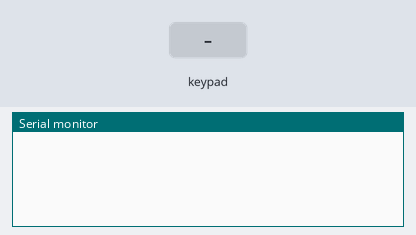
This sketch was run on a simulated Arduino Uno, built with avr-gcc and run on an emulated ATmega328P. Parts: the last lines printed to the serial monitor. The test bench sets the inputs (shaded band).

Above: at 1.2 s.
1.3 s: key '1' pressed
At 2.5 s:
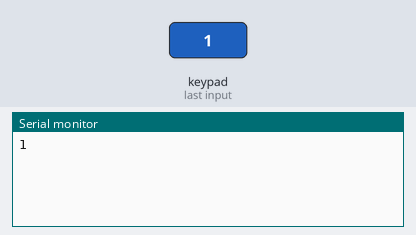
2.8 s: keypad keys 1 1 1 0 9 8 # pressed 0.4 s apart
At 5.8 s:
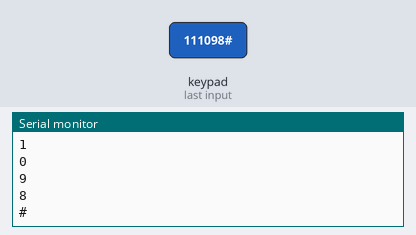
7.1 s: key '*' pressed
At 8.3 s:
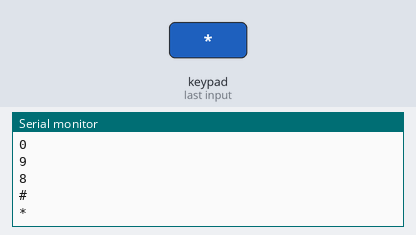
8.6 s: keypad keys 1 2 1 3 1 4 pressed 0.4 s apart
At 11.2 s:
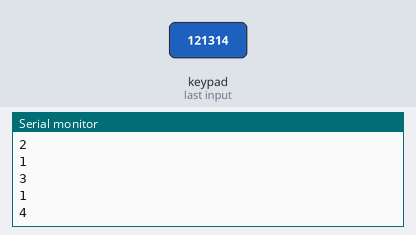
Timing chart, 0 to 12.7 s (numbered marks = the images above; inputs shaded):
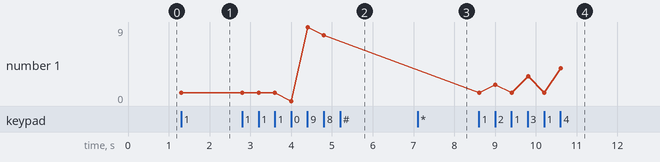

Measured:
- after the input at 1.3 s, the serial monitor: prints a new line at once (image 1)
- after the input at 2.8 s, the serial monitor: prints a new line after 1.2 s (image 2)
- after the input at 7.1 s, the serial monitor: prints a new line at once (image 3)
- after the input at 8.6 s, the serial monitor: prints a new line at once (image 4)
- plotted number 1: 1 → 8 after the input at 2.8 s, 8 → 4 after the input at 8.6 s

The sketch:

keypad.ino
```cpp
#include<Keypad.h>
const byte ROWS = 4;
const byte COLS = 3;

char hexakeys[ROWS][COLS] = {
  {'1','2','3'},
  {'4','5','6'},
  {'7','8','9'},
  {'*','0','#'},
};
byte rowPins[ROWS] = {11,10,9,8};
byte colPins[COLS] = {12,13,14};

Keypad customkeypad = Keypad(makeKeymap(hexakeys),rowPins,colPins,ROWS,COLS);

void setup() {
  // put your setup code here, to run once:
  Serial.begin(9600);
}

void loop() {
    // put your main code here, to run repeatedly:
  char customkey = customkeypad.getKey();

  if(customkey)Serial.println(customkey);
}
```
